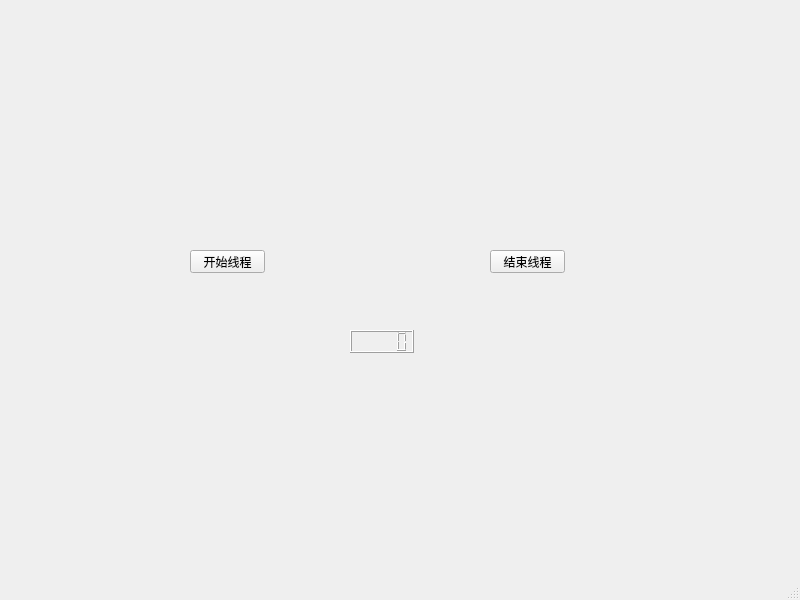
<?xml version="1.0" encoding="UTF-8"?>
<ui version="4.0">
 <class>MainWindow</class>
 <widget class="QMainWindow" name="MainWindow">
  <property name="geometry">
   <rect>
    <x>0</x>
    <y>0</y>
    <width>800</width>
    <height>600</height>
   </rect>
  </property>
  <property name="windowTitle">
   <string>MainWindow</string>
  </property>
  <widget class="QWidget" name="centralwidget">
   <widget class="QPushButton" name="startButtom">
    <property name="geometry">
     <rect>
      <x>190</x>
      <y>250</y>
      <width>75</width>
      <height>23</height>
     </rect>
    </property>
    <property name="text">
     <string>开始线程</string>
    </property>
   </widget>
   <widget class="QPushButton" name="stopButtom">
    <property name="geometry">
     <rect>
      <x>490</x>
      <y>250</y>
      <width>75</width>
      <height>23</height>
     </rect>
    </property>
    <property name="text">
     <string>结束线程</string>
    </property>
   </widget>
   <widget class="QLCDNumber" name="lcdNumber">
    <property name="geometry">
     <rect>
      <x>350</x>
      <y>330</y>
      <width>64</width>
      <height>23</height>
     </rect>
    </property>
   </widget>
  </widget>
  <widget class="QMenuBar" name="menubar">
   <property name="geometry">
    <rect>
     <x>0</x>
     <y>0</y>
     <width>800</width>
     <height>23</height>
    </rect>
   </property>
  </widget>
  <widget class="QStatusBar" name="statusbar"/>
 </widget>
 <resources/>
 <connections/>
</ui>
